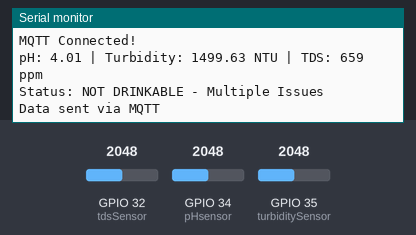
The sketch below on a simulated ESP32. On the bench: the last lines printed to the serial monitor. The inputs (shaded band) are chosen by the test bench; at power-on: GPIO 32 (tdsSensor) = 2048, GPIO 34 (pHsensor) = 2048, GPIO 35 (turbiditySensor) = 2048. WiFi joins after 1.5 s; servers stay silent unless stated; no MQTT or app messages arrive unless stated.

Above: at 2.7 s.
2.8 s: GPIO 32 (tdsSensor) set to 1228
At 5.1 s:
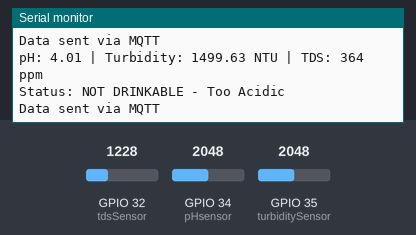
5.8 s: GPIO 34 (pHsensor) set to 1228
At 7.9 s:
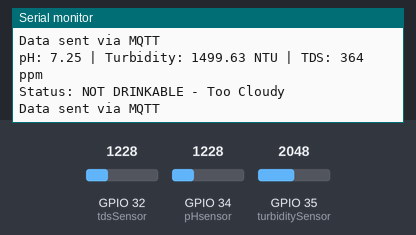
8.8 s: GPIO 35 (turbiditySensor) set to 4095
At 10.8 s:
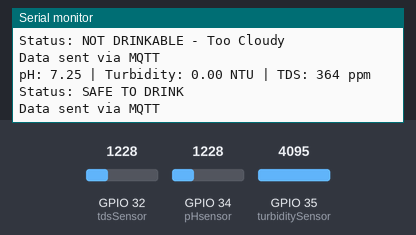
11.8 s: GPIO 34 (pHsensor) set to 491
At 13.6 s:
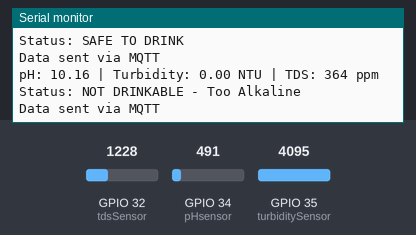
14.8 s: GPIO 35 (turbiditySensor) set to 3603
16.3 s: GPIO 32 (tdsSensor) set to 491
At 17.9 s:
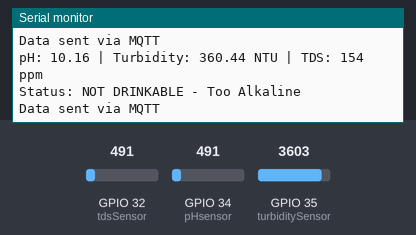
Timing chart, 0 to 18.8 s (numbered marks = the images above; inputs shaded):
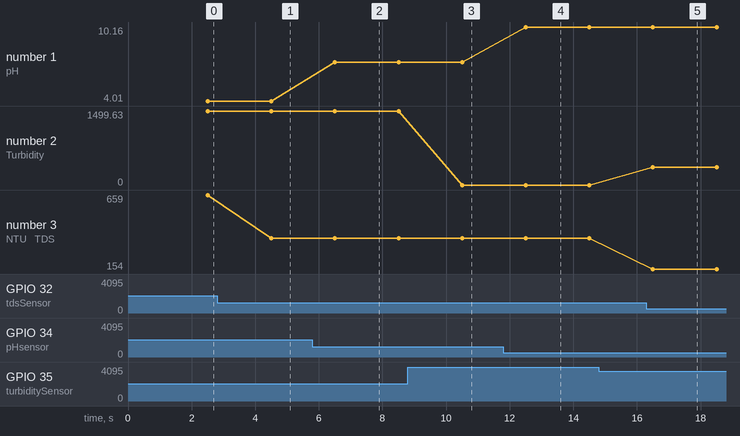

Measured:
- after the input at 2.8 s, the serial monitor: prints a new line after 1.7 s (image 1)
- after the input at 5.8 s, the serial monitor: prints a new line after 0.71 s (image 2)
- after the input at 8.8 s, the serial monitor: prints a new line after 1.7 s (image 3)
- after the input at 11.8 s, the serial monitor: prints a new line after 0.71 s (image 4)
- after the input at 16.3 s, the serial monitor: prints a new line after 0.20 s (image 5)
- plotted number 1: 4.01 → 7.25 after the input at 5.8 s, 7.25 → 10.16 after the input at 11.8 s
- plotted number 2: 1499.63 → 0 after the input at 8.8 s
- plotted number 3: 659 → 364 after the input at 2.8 s, 364 → 154 after the input at 16.3 s

The sketch:

sketch_esp32.ino
```cpp
#include <WiFi.h>
#include <PubSubClient.h>

// ================= WIFI =================
const char* ssid = "Wifi";
const char* password = "Password";

// ================= MQTT =================
const char* mqtt_server = "broker.hivemq.com";
const char* mqtt_topic = "water/device/data";

WiFiClient espClient;
PubSubClient client(espClient);

// ========== SENSOR PINS ==========
int pHsensor = 34;
int turbiditySensor = 35;
int tdsSensor = 32;

// ========== CALIBRATION VALUES ==========
float pH_calibration = 12.10;
float tds_calibration = 0.5;

// ========== pH VARIABLES ==========
unsigned long int avgval;
int buffer_arr[10], temp;
float phVal;

// ========== TURBIDITY VARIABLES ==========
float turbidityVoltage;
float turbidityNTU;

// ========== TDS VARIABLES ==========
float tdsVoltage;
float tdsValue;
const float VREF = 3.3;
const float ADC_RES = 4095.0;

// ========== TIMING ==========
unsigned long previousMillis = 0;
const long interval = 2000;

String waterQuality;

// ========== WIFI CONNECT ==========
void connectWiFi()
{
  Serial.println("Connecting WiFi...");
  WiFi.begin(ssid, password);

  while (WiFi.status() != WL_CONNECTED)
  {
    delay(500);
    Serial.print(".");
  }

  Serial.println("\nWiFi Connected!");
}

// ========== MQTT CONNECT ==========
void connectMQTT()
{
  while (!client.connected())
  {
    Serial.println("Connecting MQTT...");
    if (client.connect("ESP32_WATER_DEVICE"))
    {
      Serial.println("MQTT Connected!");
    }
    else
    {
      delay(2000);
    }
  }
}

void setup()
{
  Serial.begin(115200);

  pinMode(pHsensor, INPUT);
  pinMode(turbiditySensor, INPUT);
  pinMode(tdsSensor, INPUT);

  Serial.println("=== Water Quality Monitor ===");

  connectWiFi();
  client.setServer(mqtt_server, 1883);
}

void loop()
{
  if (!client.connected())
    connectMQTT();

  client.loop();

  readSensors();
}

void readSensors()
{
  unsigned long currentMillis = millis();

  if (currentMillis - previousMillis >= interval)
  {
    previousMillis = currentMillis;

    readPh();
    readTurbidity();
    readTDS();
    waterStatus();

    Serial.print("pH: ");
    Serial.print(phVal, 2);
    Serial.print(" | Turbidity: ");
    Serial.print(turbidityNTU, 2);
    Serial.print(" NTU | TDS: ");
    Serial.print(tdsValue, 0);
    Serial.println(" ppm");
    Serial.println("Status: " + waterQuality);

    // 🔥 Direct send — no checking
    sendMQTT();
  }
}

// ================= MQTT SEND =================
void sendMQTT()
{
  String payload = "{";
  payload += "\"ph\":" + String(phVal, 2) + ",";
  payload += "\"turbidity\":" + String(turbidityNTU, 2) + ",";
  payload += "\"tds\":" + String(tdsValue, 0) + ",";
  payload += "\"status\":\"" + waterQuality + "\"";
  payload += "}";

  client.publish(mqtt_topic, payload.c_str());

  Serial.println("Data sent via MQTT");
}

// ================= SENSOR FUNCTIONS =================

void readPh()
{
  for(int i = 0; i < 10; i++)
  {
    buffer_arr[i] = analogRead(pHsensor);
    delay(30);
  }

  for(int i = 0; i < 9; i++)
  {
    for(int j = i + 1; j < 10; j++)
    {
      if(buffer_arr[i] > buffer_arr[j])
      {
        temp = buffer_arr[i];
        buffer_arr[i] = buffer_arr[j];
        buffer_arr[j] = temp;
      }
    }
  }

  avgval = 0;
  for(int i = 2; i < 8; i++)
    avgval += buffer_arr[i];

  float volt = (avgval / 6.0) * VREF / ADC_RES;
  phVal = -4.90 * volt + pH_calibration;
}

void readTurbidity()
{
  int turbidityRaw = 0;

  for(int i = 0; i < 10; i++)
  {
    turbidityRaw += analogRead(turbiditySensor);
    delay(10);
  }

  turbidityRaw = turbidityRaw / 10;
  turbidityVoltage = turbidityRaw * (VREF / ADC_RES);
  turbidityNTU = (3.3 - turbidityVoltage) * 909.09;

  if(turbidityNTU < 0) turbidityNTU = 0;
  if(turbidityNTU > 3000) turbidityNTU = 3000;
}

void readTDS()
{
  int tdsRaw = 0;

  for(int i = 0; i < 10; i++)
  {
    tdsRaw += analogRead(tdsSensor);
    delay(10);
  }

  tdsRaw = tdsRaw / 10;
  tdsVoltage = tdsRaw * (VREF / ADC_RES);

  tdsValue = (133.42 * tdsVoltage * tdsVoltage * tdsVoltage
              - 255.86 * tdsVoltage * tdsVoltage
              + 857.39 * tdsVoltage) * tds_calibration;

  if(tdsValue < 0) tdsValue = 0;
}

void waterStatus()
{
  bool pHSafe = (phVal >= 6.5 && phVal <= 8.5);
  bool turbiditySafe = (turbidityNTU <= 5.0);
  bool tdsSafe = (tdsValue <= 500);

  if(pHSafe && turbiditySafe && tdsSafe)
    waterQuality = "SAFE TO DRINK";
  else if(!pHSafe && !turbiditySafe && !tdsSafe)
    waterQuality = "NOT DRINKABLE - Multiple Issues";
  else if(!pHSafe)
  {
    if(phVal < 6.5)
      waterQuality = "NOT DRINKABLE - Too Acidic";
    else
      waterQuality = "NOT DRINKABLE - Too Alkaline";
  }
  else if(!turbiditySafe)
    waterQuality = "NOT DRINKABLE - Too Cloudy";
  else if(!tdsSafe)
    waterQuality = "NOT DRINKABLE - High TDS";
}
```
